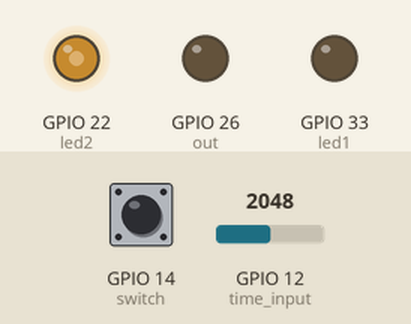
Simulated run of this program. Board: ESP32 board running MicroPython. Shown: output pins drawn as LEDs (lit = HIGH). The inputs (shaded band) are chosen by the test bench; at power-on: GPIO 14 (switch) LOW, GPIO 12 (time_input) = 2048 (analog values on the 0–4095 scale). What the program prints to the serial console is not drawn.

Above: at 1.2 s.
1.3 s: GPIO 14 (switch) pulled HIGH for 0.15 s
At 2.09 s:
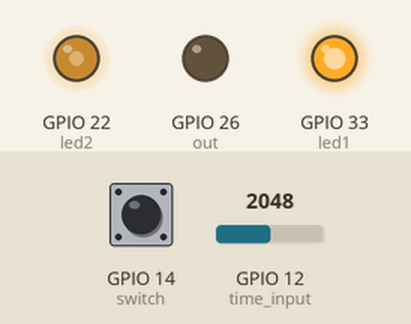
At 3.8 s:
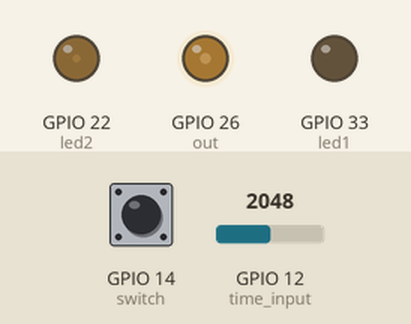
4.3 s: GPIO 14 (switch) pulled HIGH for 1 s
At 4.49 s:
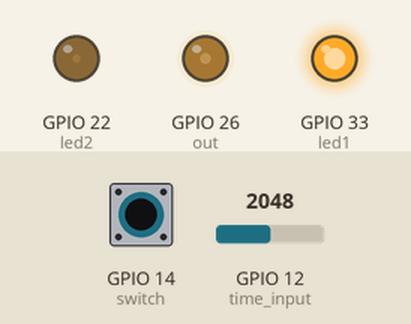
Timing chart, 0 to 7.8 s (numbered marks = the images above; inputs shaded):
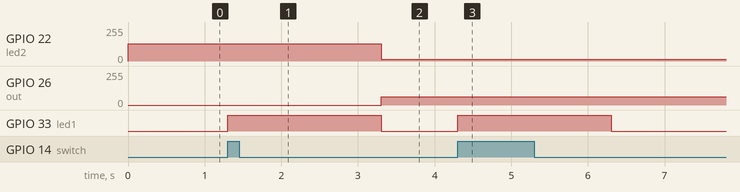

Measured:
- after the input at 1.3 s, GPIO 22 (led2): 128/255 → 15/255 after 2.0 s; GPIO 26 (out): 0/255 → 62/255 after 2.0 s; GPIO 33 (led1): LOW → HIGH at once, → LOW 2.0 s later
- after the input at 4.3 s, GPIO 33 (led1): LOW → HIGH at once, → LOW 2.0 s later

The program:

carrier_mic.py
```python
from machine import Pin, ADC, PWM, DAC
import time
import math

#black wire: ground
# digital input GPIO39 (A23)
switch = Pin(14, Pin.IN)
# LED1 sealed GPIO33 (A19) white wire
led1=Pin(33,Pin.OUT)
# analog input microcontroller GPIO12 (A24)
time_input = ADC(Pin(12))
# analog outpuct microcontroller GPIO26 (A21)
out = DAC(Pin(26))
# user feedback LED red wire
led2 = PWM(Pin(22),freq=5000)

while True:
    on_off = switch.value()
    print(on_off)
    # switch value set to 1 for testing
    # on_off = 1
    led1.value(on_off)

    if on_off == 1:
        # read time duration as an input from main microcontroller
        # convert to voltage (0-3.3V)
        td = time_input.read()*3.3/4096
        if td >=0 and td <= 1:
            time_duration = 1
        elif td >1 and td <= 2:
            time_duration = 2
        elif td >2 and td <= 3.3:
            time_duration = 3
        # time_duration = 3

        time_duration = round(time_duration, 3)*1000
        start_time = time.ticks_add(time.ticks_ms(), 0)
        stop_time = time.ticks_add(time.ticks_ms(), int(time_duration))
        print('td', time_duration)

        while time.ticks_ms() <= stop_time:
            t = time.ticks_diff(time.ticks_ms(), start_time)
            print('time',t)
            # generate sound signal base on time
            sig1 = math.sin(2*math.pi*226*t/1000)+1
            variance = 1
            gau = 1/(math.sqrt(2*math.pi*variance))*(math.exp(-((t-time_duration/2)/1000)**2/(2*variance)))
            # print('com',gau*sig1)
            out_value = (sig1*gau)*256
            print('output is ', out_value)
            out.write(round(out_value))
            led2.duty(round(out_value))
```
